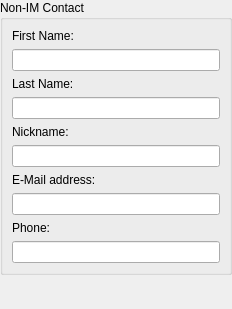
<?xml version="1.0" encoding="UTF-8"?>
<ui version="4.0">
 <class>NonIM</class>
 <widget class="QWidget" name="NonIM">
  <property name="geometry">
   <rect>
    <x>0</x>
    <y>0</y>
    <width>232</width>
    <height>309</height>
   </rect>
  </property>
  <property name="windowTitle">
   <string>Form2</string>
  </property>
  <layout class="QVBoxLayout">
   <property name="spacing">
    <number>6</number>
   </property>
   <property name="margin">
    <number>0</number>
   </property>
   <item>
    <widget class="QGroupBox" name="groupBox">
     <property name="title">
      <string>Non-IM Contact</string>
     </property>
     <layout class="QVBoxLayout" name="verticalLayout">
      <item>
       <widget class="QLabel" name="TextLabel1">
        <property name="text">
         <string>First Name:</string>
        </property>
        <property name="wordWrap">
         <bool>false</bool>
        </property>
       </widget>
      </item>
      <item>
       <widget class="QLineEdit" name="edtFirst"/>
      </item>
      <item>
       <widget class="QLabel" name="TextLabel2">
        <property name="text">
         <string>Last Name:</string>
        </property>
        <property name="wordWrap">
         <bool>false</bool>
        </property>
       </widget>
      </item>
      <item>
       <widget class="QLineEdit" name="edtLast"/>
      </item>
      <item>
       <widget class="QLabel" name="TextLabel1_2">
        <property name="text">
         <string>Nickname:</string>
        </property>
        <property name="wordWrap">
         <bool>false</bool>
        </property>
       </widget>
      </item>
      <item>
       <widget class="QLineEdit" name="edtNick"/>
      </item>
      <item>
       <widget class="QLabel" name="lblMail">
        <property name="text">
         <string>E-Mail address:</string>
        </property>
        <property name="wordWrap">
         <bool>false</bool>
        </property>
       </widget>
      </item>
      <item>
       <widget class="QLineEdit" name="edtMail"/>
      </item>
      <item>
       <widget class="QLabel" name="TextLabel4">
        <property name="text">
         <string>Phone:</string>
        </property>
        <property name="wordWrap">
         <bool>false</bool>
        </property>
       </widget>
      </item>
      <item>
       <widget class="QLineEdit" name="edtPhone"/>
      </item>
     </layout>
    </widget>
   </item>
   <item>
    <spacer name="Spacer7">
     <property name="orientation">
      <enum>Qt::Vertical</enum>
     </property>
     <property name="sizeType">
      <enum>QSizePolicy::Expanding</enum>
     </property>
     <property name="sizeHint" stdset="0">
      <size>
       <width>20</width>
       <height>20</height>
      </size>
     </property>
    </spacer>
   </item>
  </layout>
 </widget>
 <resources/>
 <connections/>
</ui>
